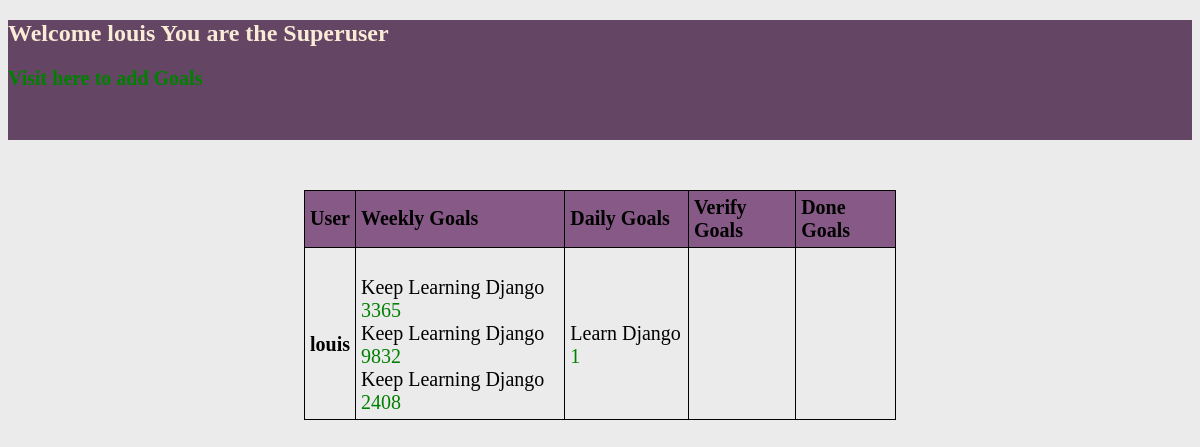
The app's page /ajibadeolufemi94scrumy/home (signed in), older data.
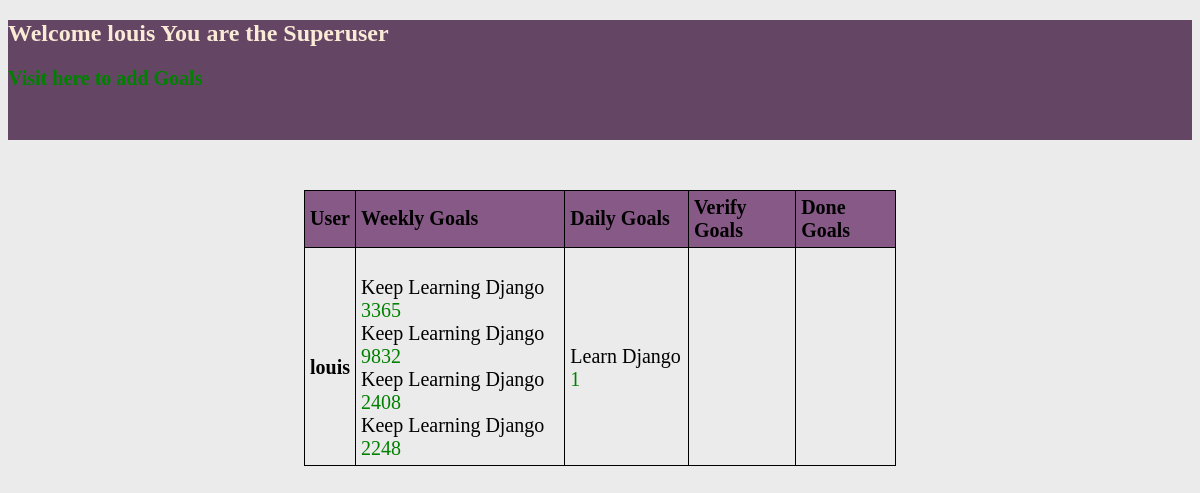
The same page, newer data.
### ajibadeolufemi94scrumy/models.py (models this page shows, shortened)
class ScrumyGoals( models.Model ):
    goal_name = models.CharField( max_length=100 )
    goal_id = models.IntegerField( default=20 )
    created_by = models.CharField( max_length=30 )
    moved_by = models.CharField( max_length=30 )
    owner = models.CharField( max_length= 30 )
    goal_status = models.ForeignKey(
        GoalStatus,
        on_delete = models.PROTECT, null=True )
    user = models.ForeignKey(
        User,
        related_name='user',
        on_delete = models.PROTECT )

### ajibadeolufemi94scrumy/views.py (the view)
# urls.py: path('home', views.home, name='home'),
def home(request):
    goals = ScrumyGoals.objects.filter(goal_name='Keep Learning Django')
    users = User.objects.all()
    weekly = GoalStatus.objects.get(status_name="Weekly Goal")
    weekly = weekly.scrumygoals_set.all()
    daily = GoalStatus.objects.get(status_name="Daily Goal")
    daily = daily.scrumygoals_set.all()
    verify = GoalStatus.objects.get(status_name="Verify Goal")
    verify = verify.scrumygoals_set.all()
    done = GoalStatus.objects.get(status_name="Done Goal")
    done = done.scrumygoals_set.all()
    current_user = request.user
    group = None
    if current_user.username == 'louis':
        group = group
    else:
        group = current_user.groups.all()[0]
    context = {
        'goals':goals,
        'users':users,
        'weekly':weekly,
        'daily':daily,
        'verify':verify,
        'done':done,
        'current_user':current_user,
        'group':group,
    }
    return render(request, "ajibadeolufemi94scrumy/home.html", context)

### ajibadeolufemi94scrumy/templates/ajibadeolufemi94scrumy/home.html (shortened to what this page needs)
<!DOCTYPE html>
<html lang="en">
<head>
</head>
<body>
    <div id="head">
        <h2>
            Welcome {{ current_user }}
            {% if current_user.username == 'louis' %}
            You are the Superuser
            {% else %}
            You are a/an {{ group }}
            {% endif %}
        </h2>
        <a class="addgoal" href="{% url 'add goal' %}"> Visit here to add Goals </a>
    </div>
    <div>
        <table>
            <thead class="head">
                <tr>
                    <th>User</th>
                    <th>Weekly Goals</th>
                    <th>Daily Goals</th>
                    <th>Verify Goals</th>
                    <th>Done Goals</th>
                </tr>
            </thead>
            <tbody>
                {% for user in users %}
                <tr>
                    <th>
                        <br>{{ user }}
                    </th>
                    <td>
                        {% for week in weekly %}
                        {% if user == week.user %}
                        <br>{{ week.goal_name }}
                        <a href="{% url 'move goal' week.goal_id %}">{{ week.goal_id }}</a>
                        {% endif %}
                        {% endfor %}
                    </td>
                    <td>
                        {% for day in daily %}
                        {% if user == day.user %}
                        <br>{{ day.goal_name }}
                        <a href="{% url 'move goal' day.goal_id %}">{{ day.goal_id }}</a>
                        {% endif %}
                        {% endfor %}
                    </td>
                    <td>
                    </td>
                    <td>
                    </td>
                </tr>
                {% endfor %}
            </tbody>
        </table>
    </div>
</body>
</html>

### ajibadeolufemi94scrumy/templates/ajibadeolufemi94scrumy/home.html (style rules this page uses)
body { background-color: rgb(236, 235, 235); }
table { width: 50%; height: 100px; margin:50px auto; font-size: 20px; font-family: 'Lucida Sana Unicode', 'Lucida Granade', san-serif; }
table, th, td { border: 1px solid black; border-collapse: collapse; }
th, td { padding: 5px; text-align: left; }
thead { background-color:rgb(134, 89, 134); }
.addgoal { font-size: 20px; font-family: 'Lucida Sana Unicode', 'Lucida Granade', san-serif; color: pink; text-decoration: none; font-weight: 800; }
div#head { width: 100%; height: 120px; color: antiquewhite; background-color: rgb(100, 70 , 100); }
a:link { color: green; background-color: transparent; text-decoration: none; }

Row changes from the older to the newer data that the page shows:
added ScrumyGoals: goal_name "Keep Learning Django", goal_id "2248"
